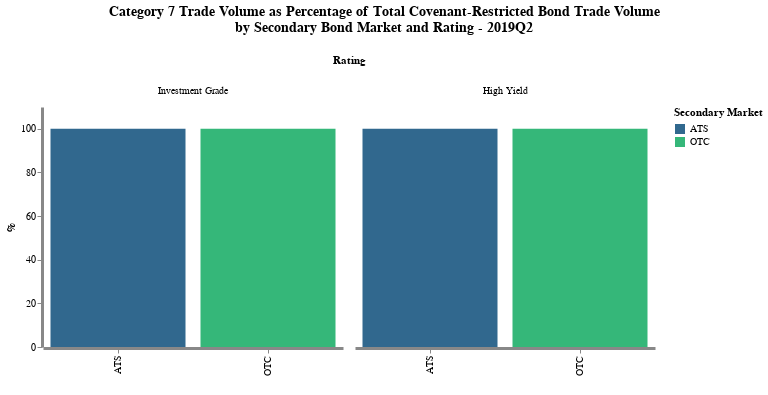

Source (notebook cell):
### Code cell
include(string(joinpath(module_path, "plot_module"), ".jl"))
catn = 7

pl = []
# for catn in 1:15
    println(catn)
    catdf = PlotMod.prepare_sbm_rt_cov_vol_df(dfa, catn; date_cols=date_cols)

    col_var="RT"
    col_var_type="nominal"
    x_var="SBM"
    x_var_type="nominal"
    y_var="perc_trd_vol"
    col_title="Rating"
    x_axis_title=" "
    y_axis_title="%"
    legend_title="Secondary Market"
    title=[string("Category ", catn, " Trade Volume as Percentage of Total ",
                  "Covenant-Restricted Bond Trade Volume"),
           "by Secondary Bond Market and Rating"]
    
    if :period in Symbol.(names(catdf))
        title[end] = string(title[end], " - ", catdf[1, :period])
    end

    save_plt=true

    p = PlotMod.sbm_vega_plt(catdf, col_var, x_var, y_var;
                     col_var_type=col_var_type,
                     col_title=col_title, 
                     x_var_type=x_var_type,
                     x_axis_title=x_axis_title, 
                     y_axis_title=y_axis_title, 
                     legend_title=legend_title, 
                     title=title, save_plt=save_plt)
    
#     push!(pl, p)
# end

### Figure 1 — Vega-Lite specification as saved in the notebook (floating-point values rounded to 4 significant figures)
{"config": {"axis": {"domainWidth": 3}, "opacity": {"value": 0.7}, "view": {"stroke": "transparent"}}, "data": {"values": [{"RT": "Investment Grade", "SBM": "ATS", "cg7_trd_vol_tr": 50.19, "cvt": "cov", "perc_trd_vol": 100.0, "period": "2019Q2", "rt": "ig", "sbm": "ats", "total_trd_vol_tr": 50.19}, {"RT": "Investment Grade", "SBM": "OTC", "cg7_trd_vol_tr": 821.3, "cvt": "cov", "perc_trd_vol": 100.0, "period": "2019Q2", "rt": "ig", "sbm": "otc", "total_trd_vol_tr": 821.3}, {"RT": "High Yield", "SBM": "ATS", "cg7_trd_vol_tr": 21.22, "cvt": "cov", "perc_trd_vol": 100.0, "period": "2019Q2", "rt": "hy", "sbm": "ats", "total_trd_vol_tr": 21.22}, {"RT": "High Yield", "SBM": "OTC", "cg7_trd_vol_tr": 297.5, "cvt": "cov", "perc_trd_vol": 100.0, "period": "2019Q2", "rt": "hy", "sbm": "otc", "total_trd_vol_tr": 297.5}]}, "encoding": {"color": {"field": "SBM", "legend": {"title": "Secondary Market"}, "scale": {"scheme": "viridis"}, "type": "nominal"}, "column": {"field": "RT", "sort": "descending", "title": "Rating", "type": "nominal"}, "x": {"axis": {"title": " "}, "field": "SBM", "type": "nominal"}, "y": {"axis": {"grid": false, "stack": null, "title": "%"}, "field": "perc_trd_vol", "type": "quantitative"}}, "height": 240, "mark": "bar", "spacing": 10, "title": {"align": "center", "anchor": "middle", "fontSize": 14, "offset": 20, "text": ["Category 7 Trade Volume as Percentage of Total Covenant-Restricted Bond Trade Volume", "by Secondary Bond Market and Rating - 2019Q2"]}, "width": 300}
